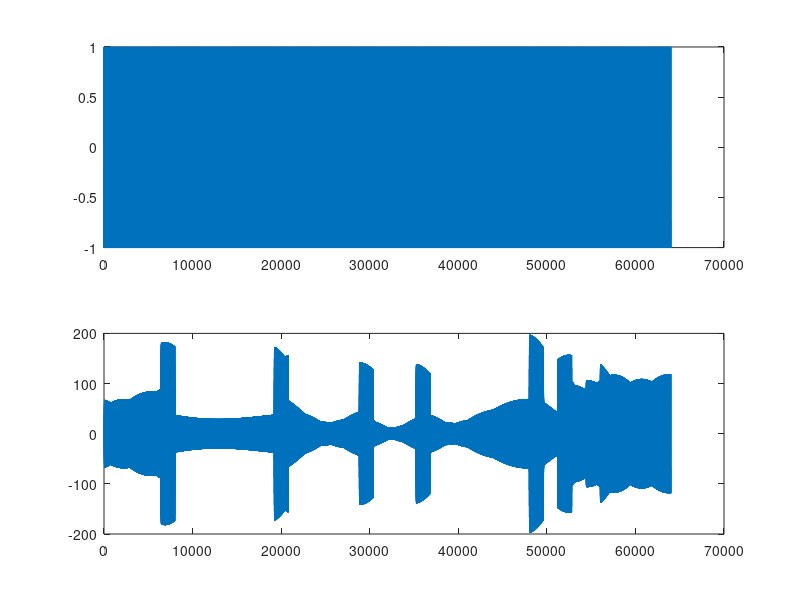

Reproduce this figure in MATLAB.
clc;
clear all;
close all;
%***************************************MPPSK***********************
M=2 %8   %64  %2 %2   %3 %2  %64    %128;     %128jizhi
K =200 %  1; % %=57 % 48  %6  %8  %8  %133  %198  %6     %3; %2;    % every diverse is 2T
N =400  %399 %400  %20   %400;   %260;   % every base band signal is 260T
A=1;     % amplifier is 1
B=1;
rg=0;   
thita=pi;  % the diverse angle is pi
fc=20e3;     
fs=fc*8;   
n1=N*fs/fc;    % fs/fc is the number of samples for one timeperiod of carrier. N*fs/fc is the number of samples for one time period for base band 
n2=(1-rg)*K*fs/fc; 

   t0 = (0:1:n1 - 1)/fs;
    f0 = A*sin(2*pi*fc*t0);    
    t1 = (0:1:n2 - 1)/fs;
    f1 = B*sin(2*pi*fc*t1 + thita);

Nsymbols =20;
    symbol_sample_stream_num=Nsymbols*n1;
        mppsk=zeros(Nsymbols,n1);
        s_tx = zeros(1,Nsymbols);
        s_tx = randi([0 M - 1],1,Nsymbols);
    
 %% ******** get the modemed signals****************************
        for num = 1:Nsymbols
            if( s_tx(num) == 0)
                mppsk(num, :) = f0;                      
            else                                        
                k = s_tx(num);                    
                head = f0(1:(k - 1)*K*(fs/fc));        
                middle=f1;
                tail = f0(1:(N - (k - rg)*K)*(fs/fc));   
                mppsk(num, :) = [head middle tail];     
            end
        end
        mppsk = reshape(mppsk', 1, symbol_sample_stream_num);
 
 %% *********************SIF*****************       
           b =[1  -1.414423081535762   1];     %fs/fc=8
     a =[1  -3.987007081485477   7.949450640987077  -9.385437352983406   7.009070118114206  -3.099682963193266   0.685515443313961];
          zf2 = zeros(max(length(b),length(a))-1,1);
            [mppskfilter,zf2]=filter(b,a,mppsk,zf2);  
        figure(100);
        subplot(2,1,1);
        plot(mppsk);
        subplot(2,1,2);
        plot(mppskfilter);